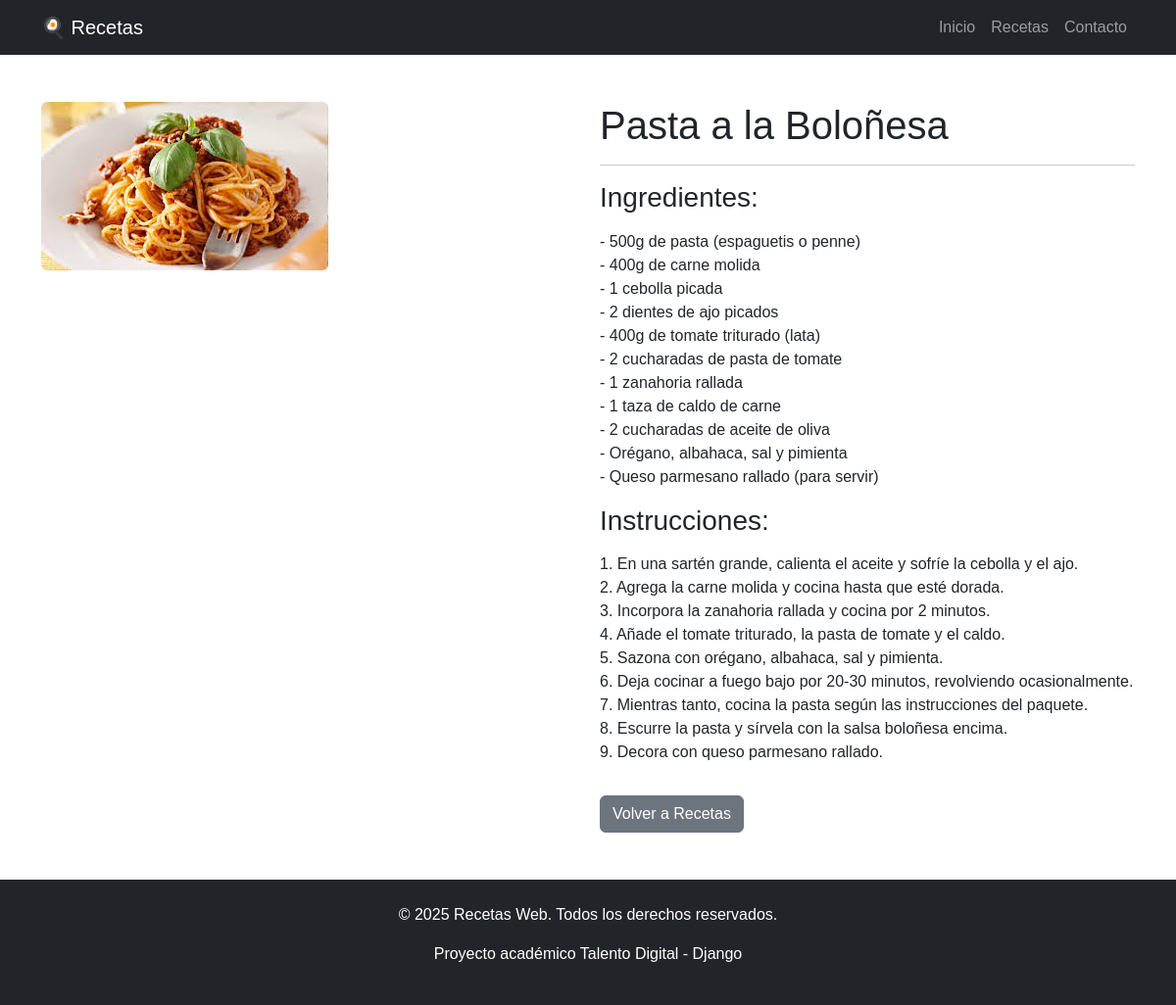
The app's page /receta/2/ with its own data.
### recetas/models.py (models this page shows)
class Receta(models.Model):
    nombre = models.CharField(max_length=200)
    ingredientes = models.TextField()
    instrucciones = models.TextField()
    imagen = models.ImageField(upload_to='recetas/')
    fecha_creacion = models.DateTimeField(auto_now_add=True)

### recetas/views.py (the view)
# urls.py: path('receta/<int:id>/', views.detalle_receta, name='detalle_receta'),
def detalle_receta(request, id):
    receta = get_object_or_404(Receta, id=id)
    return render(request, 'recetas/detalle_receta.html', {'receta': receta})

### recetas/templates/recetas/detalle_receta.html (shortened to what this page needs)
{% extends 'recetas/base.html' %}
{% block content %}
<div class="container my-5">
    {% if receta %}
    <div class="row">
        <div class="col-md-6">
            {% if receta.imagen %}
            <img src="{{ receta.imagen.url }}" class="img-fluid rounded" alt="{{ receta.nombre }}">
            {% endif %}
        </div>
        <div class="col-md-6">
            <h1>{{ receta.nombre }}</h1>
            <hr>
            <h3>Ingredientes:</h3>
            <p>{{ receta.ingredientes|linebreaks }}</p>
            <h3>Instrucciones:</h3>
            <p>{{ receta.instrucciones|linebreaks }}</p>
            <a href="{% url 'lista_recetas' %}" class="btn btn-secondary mt-3">Volver a Recetas</a>
        </div>
    </div>
    {% else %}
    <div class="alert alert-warning">Receta no encontrada.</div>
    {% endif %}
</div>
{% endblock %}

### static/css/estilos.css (style rules this page uses)
body { font-family: 'Arial', sans-serif; }

### records on screen
Receta: imagen (picture), nombre "Pasta a la Boloñesa", ingredientes "- 500g de pasta (espaguetis o penne) - 400g de carne molida - 1 cebolla picada - 2 dientes de ajo picados - 400g de tomate triturado (lata) - 2 cucharadas de pasta de tomate - 1 zanahoria rallada - 1 taza de caldo de carne - 2 cucharadas de aceite de oliva - Orégano, albahaca, sal y pimienta - Queso parmesano rallado (para servir)", instrucciones "1. En una sartén grande, calienta el aceite y sofríe la cebolla y el ajo. 2. Agrega la carne molida y cocina hasta que esté dorada. 3. Incorpora la zanahoria rallada y cocina por 2 minutos. 4. Añade el tomate triturado, la pasta de tomate y el caldo. 5. Sazona con orégano, albahaca, sal y pimienta. 6. Deja cocinar a fuego bajo por 20-30 minutos, revolviendo ocasionalmente. 7. Mientras tanto, cocina la pasta según las instrucciones del paquete. 8. Escurre la pasta y sírvela con la salsa boloñesa encima. 9. Decora con queso parmesano rallado."
